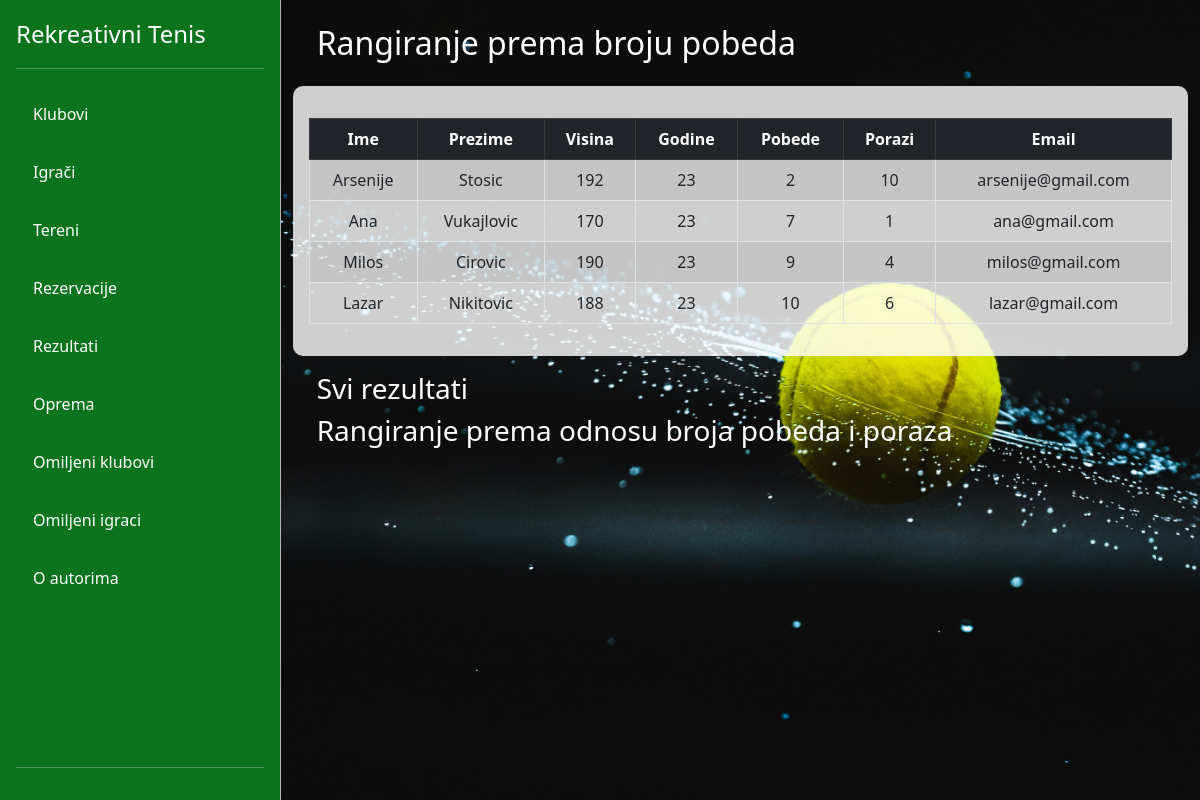
The app's page /view-gosti/win.php, older data.
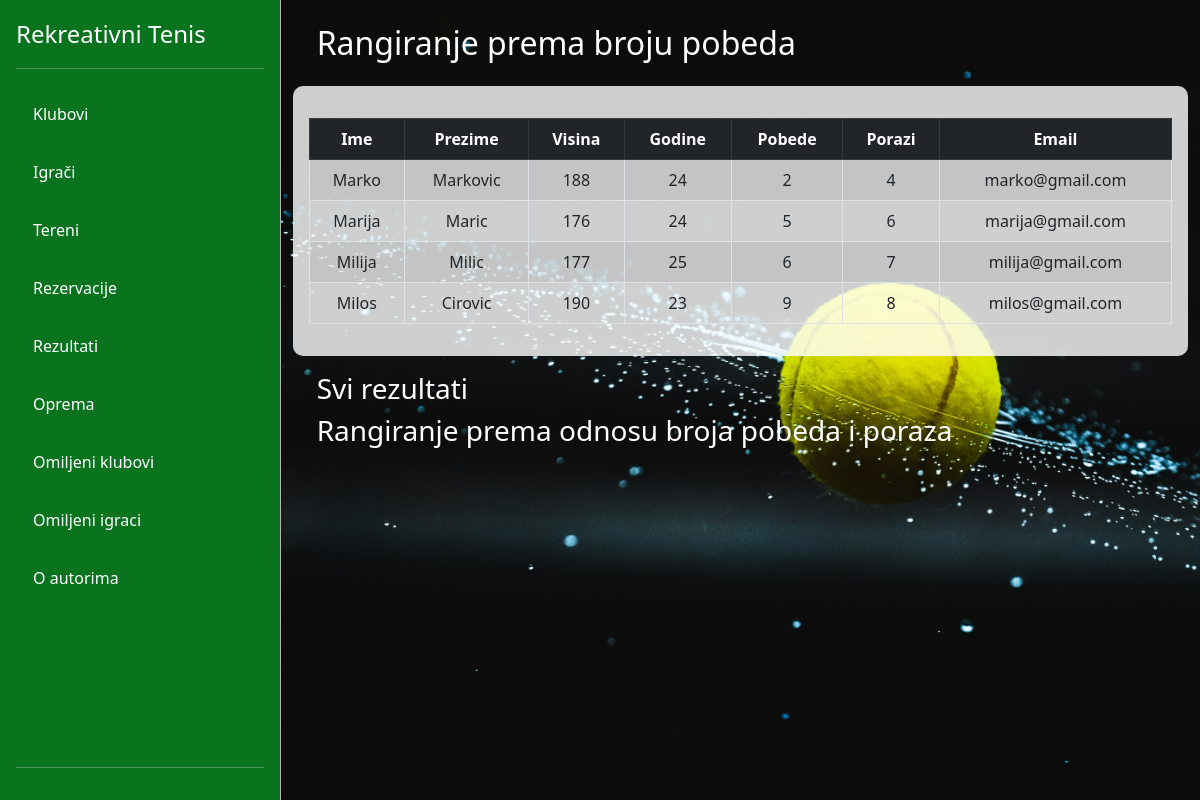
The same page, newer data.
### tables this page shows
CREATE TABLE `korisnici` (
  `id` int(11) NOT NULL,
  `ime` varchar(255) NOT NULL,
  `prezime` varchar(255) NOT NULL,
  `pol` varchar(50) DEFAULT NULL,
  `visina` int(11) DEFAULT NULL,
  `godine` int(11) DEFAULT NULL,
  `pobeda` int(11) DEFAULT NULL,
  `porazi` int(11) DEFAULT NULL,
  `naziv_kluba` varchar(255) DEFAULT NULL,
  `email` varchar(255) NOT NULL,
  `lozinka` varchar(255) NOT NULL,
  `profilna_slika` longblob DEFAULT NULL,
  `id_opreme` int(11) DEFAULT NULL,
  `id_uloge` int(11) NOT NULL
);

### config/DB.php (called while the page is built)
<?php
class DB{
    private static $factory;
    public static function createInstance($config = null)
    {
        $settings['dbname'] = 'rekreativnitenisdb';
        $settings['dbhost'] = '127.0.0.1';
        $settings['dbuser'] = 'root';
        $settings['dbpass'] = '';
        try{
            $dsn = 'mysql:dbname=' . $settings['dbname'] . ';host=' . $settings['dbhost'];
            $pdo = new PDO($dsn, $settings['dbuser'], $settings['dbpass'], array(PDO::MYSQL_ATTR_INIT_COMMAND => "SET NAMES utf8"));
            $pdo->setAttribute(PDO::ATTR_ERRMODE, PDO::ERRMODE_EXCEPTION);
            $pdo->setAttribute(PDO::ATTR_EMULATE_PREPARES, true);
            $pdo->setAttribute(PDO::ATTR_DEFAULT_FETCH_MODE, PDO::FETCH_ASSOC);
            self::$factory[$config] = $pdo;
            return self::$factory[$config];
        }
        catch (PDOException $e) {
            die ('Connection failed: ' . $e->getMessage());
        }
    }
}
?>

### DAO/KorisnikDAO.php (called while the page is built, shortened)
<?php
require_once '../config/DB.php';
class KorisnikDAO
{
    private $db;
    public function __construct()
    {
        $this->db = DB::createInstance();
    }
    public function getAllIgraciSort()
    {
        $sql = "SELECT k.* FROM korisnici k INNER JOIN uloge u ON k.id_uloge = u.id WHERE u.naziv_uloge='igrac' ORDER BY pobeda asc";
        $statement = $this->db->prepare($sql);
        $statement->execute();
        $res = $statement->fetchAll();
        return $res;
    }
}

### view-gosti/win.php (the view, shortened to what this page needs)
<?php
require_once './partials/navigacija.php';
require_once '../DAO/KorisnikDAO.php';
$korisnikDAO = new KorisnikDAO();
$igraci = $korisnikDAO->getAllIgraciSort();
?>
<div class="container-fluid" style="background-image: url('./images/carousel3.jpg'); background-repeat: no-repeat; background-size: cover; overflow: auto; height: 100vh;">
    <h2 class="m-4 text-white">Rangiranje prema broju pobeda</h2>
    <div class="container mt-3 mb-3 p-3" style="background-color: rgba(255, 255, 255, 0.8); border-radius: 10px;">
        <table class="table table-bordered table-striped table-hover text-center mt-3">
            <thead class="table-dark sticky-top bg-white">
                <tr>
                    <th class="th-sm">Ime</th>
                    <th class="th-sm">Prezime</th>
                    <th class="th-sm">Visina</th>
                    <th class="th-sm">Godine</th>
                    <th class="th-sm">Pobede</th>
                    <th class="th-sm">Porazi</th>
                    <th class="th-sm">Email</th>
                </tr>
            </thead>
            <tbody>
                <?php foreach ($igraci as $item) : ?>
                    <tr>
                        <td><?= $item['ime'] ?></td>
                        <td><?= $item['prezime'] ?></td>
                        <td><?= $item['visina'] ?></td>
                        <td><?= $item['godine'] ?></td>
                        <td><?= $item['pobeda'] ?></td>
                        <td><?= $item['porazi'] ?></td>
                        <td><?= $item['email'] ?></td>
                    </tr>
                <?php endforeach; ?>
            </tbody>
        </table>
    </div>
    <h3><a href="results.php" class="m-4 text-white" style="text-decoration:none;">Svi rezultati</a></h3>
    <h3><a href="win-loses.php" class="m-4 text-white" style="text-decoration:none;">Rangiranje prema odnosu broja pobeda i poraza</a></h3>
</div>
<?php require_once './partials/footer.php'; ?>

Row changes from the older to the newer data that the page shows:
removed korisnici: ime "Arsenije", prezime "Stosic", visina "192", godine "23", pobeda "2", porazi "10", email "arsenije@gmail.com"
no longer on this page (row edited): korisnici: ime "Ana", prezime "Vukajlovic", visina "170", godine "23", pobeda "7", porazi "1", email "ana@gmail.com"
no longer on this page (row edited): korisnici: ime "Lazar", prezime "Nikitovic", visina "188", godine "23", pobeda "10", porazi "6", email "lazar@gmail.com"
added korisnici: ime "Marko", prezime "Markovic", visina "188", godine "24", pobeda "2", porazi "4", email "marko@gmail.com"
added korisnici: ime "Marija", prezime "Maric", visina "176", godine "24", pobeda "5", porazi "6", email "marija@gmail.com"
added korisnici: ime "Milija", prezime "Milic", visina "177", godine "25", pobeda "6", porazi "7", email "milija@gmail.com"
changed korisnici "Milos": porazi "4" → "8"
